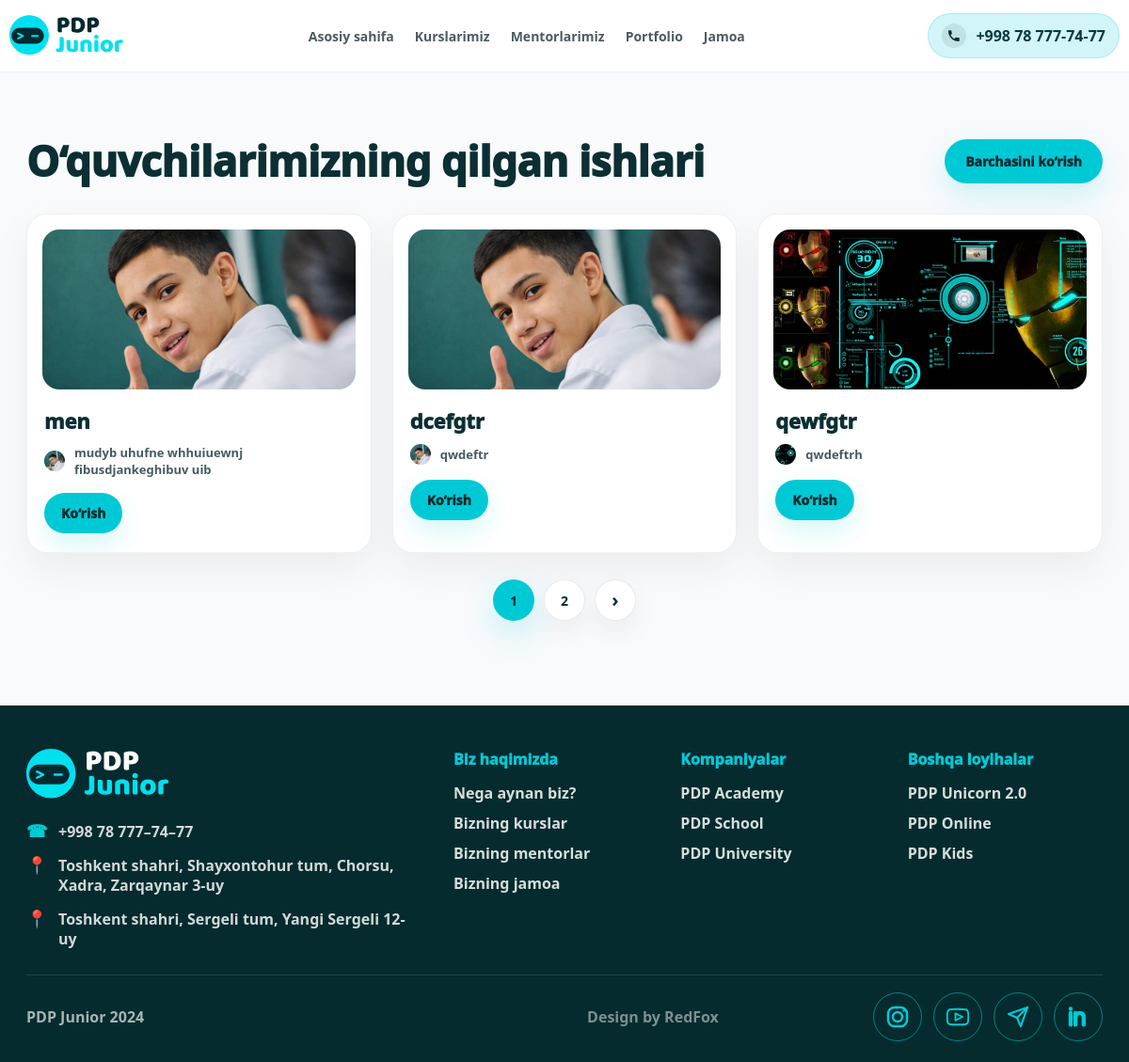
The page /portfolio/ on the database its author committed.
### app/models.py (models this page shows, shortened)
class Portfolio(models.Model):
    img = models.ImageField()
    title = models.CharField()
    author = models.CharField()
    img_author = models.ImageField()
    description = models.TextField()

### app/views.py (the view)
# urls.py: path('portfolio/', PortfolioView.as_view(), name='portfolio'),
class PortfolioView(ListView):
    template_name = 'portfolio.html'
    context_object_name = 'portfolios'
    queryset = Portfolio.objects.all()
    paginate_by = 3

### app/templates/portfolio.html (shortened to what this page needs)
{% load static %}
<!doctype html>
<html lang="uz">
<head>
    <link rel="stylesheet" href="{% static '/css/style.css' %}"/>
</head>
<body class="page-courses">
<header class="header">
    <div class="container nav">
        <a class="brand" href="index.html">
            <img
                    class="brand-logo"
                    src="{% static '/images/pdp_logo.svg' %}"
                    alt="PDP Junior"
            />
        </a>
        <nav class="menu" aria-label="Main navigation">
            <a href="{% url 'index' %}" >Asosiy sahifa</a>
            <a href="{% url 'courses' %}">Kurslarimiz</a>
            <a href="{% url 'courses' %}">Mentorlarimiz</a>
            <a href="{% url 'portfolio' %}" >Portfolio</a>
            <a href="{% url 'team' %}">Jamoa</a>
        </nav>
        <a class="phone" href="tel:+998787777777">
          <span class="phone-icon" aria-hidden="true">
            <svg viewBox="0 0 24 24" role="img" aria-hidden="true">
              <path
                      d="M6.6 10.8c1.3 2.6 3.4 4.7 6 6l2-2c.3-.3.7-.4 1.1-.3 1.2.4 2.5.6 3.8.6.6 0 1.1.5 1.1 1.1V20c0 .6-.5 1.1-1.1 1.1C10.4 21.1 2.9 13.6 2.9 4.5c0-.6.5-1.1 1.1-1.1H7c.6 0 1.1.5 1.1 1.1 0 1.3.2 2.6.6 3.8.1.4 0 .8-.3 1.1l-1.8 1.4Z"
              />
            </svg>
          </span>
            <span>+998 78 777-74-77</span>
        </a>
    </div>
</header>
<section class="works">
    <div class="container">
        <div class="works-header">
            <h2 class="works-title">O‘quvchilarimizning qilgan ishlari</h2>
            <a class="works-all" href="#">Barchasini ko‘rish</a>
        </div>
        <div class="works-grid" aria-label="Student works">
            {% for portfolio in portfolios %}
            <article class="work-card">
                <div class="work-media">
                    <img
                            class="work-image"
                            src="{{ portfolio.img.url }}"
                            alt="Memory Game"
                    />
                </div>
                <div class="work-body">
                    <h3 class="work-name">{{ portfolio.title }}</h3>
                    <div class="work-author">
                        <img
                                class="work-avatar"
                                src="{{ portfolio.img_author }}"
                                alt=""
                        />
                        <span class="work-author-name">{{ portfolio.description }}</span>
                    </div>
                    <a class="work-btn" href="#">Ko‘rish</a>
                </div>
            </article>
            {% endfor %}
        </div>
    </div>
    <nav class="pagination" aria-label="Portfolio pagination">
    {% for page in page_obj.paginator.page_range %}
        {% if page == page_obj.number %}
        <a class="pg-btn pg-btn--active" href="#">{{ page }}</a>
        {% else %}
        <a class="pg-btn" href="#">{{ page }}</a>
        {% endif %}
    {% endfor %}
    {% if page_obj.has_next %}
        <a class="pg-btn pg-btn--icon" href="?page={{ page_obj.next_page_number }}">›</a>
    {% endif %}
    </nav>
</section>
<footer class="site-footer">
    <div class="container">
        <div class="footer-top">
            <div class="footer-brand">
                <a class="footer-logo" href="index.html" aria-label="PDP Junior">
                    <img src="{% static '/images/pdp_logo2.svg' %}" alt="PDP Junior"/>
                </a>
                <div class="footer-contacts">
                    <a class="footer-contact" href="tel:+998787777477">
                        <span class="footer-ico" aria-hidden="true">☎</span>
                        <span>+998 78 777–74–77</span>
                    </a>
                    <div class="footer-contact">
                        <span class="footer-ico" aria-hidden="true">📍</span>
                        <span>
                  Toshkent shahri, Shayxontohur tum, Chorsu, Xadra, Zarqaynar
                  3-uy
                </span>
                    </div>
                    <div class="footer-contact">
                        <span class="footer-ico" aria-hidden="true">📍</span>
                        <span> Toshkent shahri, Sergeli tum, Yangi Sergeli 12-uy </span>
                    </div>
                </div>
            </div>
            <div class="footer-cols">
                <div class="footer-col">
                    <div class="footer-col-title">Biz haqimizda</div>
                    <a class="footer-link" href="#">Nega aynan biz?</a>
                    <a class="footer-link" href="courses.html">Bizning kurslar</a>
                    <a class="footer-link" href="mentors.html">Bizning mentorlar</a>
                    <a class="footer-link" href="team.html">Bizning jamoa</a>
                </div>
                <div class="footer-col">
                    <div class="footer-col-title">Kompaniyalar</div>
                    <a class="footer-link" href="#">PDP Academy</a>
                    <a class="footer-link" href="#">PDP School</a>
                    <a class="footer-link" href="#">PDP University</a>
                </div>
                <div class="footer-col">
                    <div class="footer-col-title">Boshqa loyihalar</div>
                    <a class="footer-link" href="#">PDP Unicorn 2.0</a>
                    <a class="footer-link" href="#">PDP Online</a>
                    <a class="footer-link" href="#">PDP Kids</a>
                </div>
            </div>
        </div>
        <div class="footer-bottom">
            <div class="footer-copy">PDP Junior 2024</div>
            <div class="footer-design">Design by RedFox</div>
            <div class="footer-social" aria-label="Social links">
                <a class="footer-social-btn" href="#" aria-label="Instagram">
                    <svg viewBox="0 0 24 24" aria-hidden="true">
                        <rect x="6" y="6" width="12" height="12" rx="4"></rect>
                        <path d="M16 8h.01"></path>
                        <circle cx="12" cy="12" r="3"></circle>
                    </svg>
                </a>
                <a class="footer-social-btn" href="#" aria-label="YouTube">
                    <svg viewBox="0 0 24 24" aria-hidden="true">
                        <path
                                d="M21 12s0-3.2-.4-4.6c-.2-.8-.8-1.4-1.6-1.6C17.4 5.4 12 5.4 12 5.4s-5.4 0-7 .4c-.8.2-1.4.8-1.6 1.6C3 8.8 3 12 3 12s0 3.2.4 4.6c.2.8.8 1.4 1.6 1.6 1.6.4 7 .4 7 .4s5.4 0 7-.4c.8-.2 1.4-.8 1.6-1.6.4-1.4.4-4.6.4-4.6Z"
                        ></path>
                        <path d="M10 15V9l6 3-6 3Z"></path>
                    </svg>
                </a>
                <a class="footer-social-btn" href="#" aria-label="Telegram">
                    <svg viewBox="0 0 24 24" aria-hidden="true">
                        <path d="M22 2 11 13"></path>
                        <path d="M22 2 15 22l-4-9-9-4 20-7Z"></path>
                    </svg>
                </a>
                <a class="footer-social-btn" href="#" aria-label="LinkedIn">
                    <svg viewBox="0 0 24 24" aria-hidden="true">
                        <path d="M6.5 9.5V18"></path>
                        <path d="M6.5 6.5h.01"></path>
                        <path d="M10 9.5V18"></path>
                        <path
                                d="M10 13c0-2 1.2-3.5 3.2-3.5 1.9 0 2.8 1.2 2.8 3.3V18"
                        ></path>
                    </svg>
                </a>
            </div>
        </div>
    </div>
</footer>
</body>
</html>

### app/static/css/base/variables.css (style rules this page uses)
:root { --bg: #ffffff; --text: #0b2f33; --muted: #4b6b72; --line: #eef2f7; --brand: #00c9d6; --brand2: #00a6ff; --accent: #f7b733; --soft: #f7fafc; --shadow: 0 14px 40px rgba(2, 6, 23, 0.08); }

### app/static/css/layout/container.css (style rules this page uses)
.container { max-width: 1180px; margin: 0 auto; padding: 0 18px; }

### app/static/css/layout/header.css (style rules this page uses)
.header { position: sticky; top: 0; z-index: 40; background: rgba(255, 255, 255, 0.92); backdrop-filter: blur(10px); border-bottom: 1px solid var(--line); }
.nav { display: flex; align-items: center; justify-content: space-between; gap: 18px; padding: 14px 0; }
.brand { display: inline-flex; align-items: center; gap: 10px; font-weight: 900; letter-spacing: -0.2px; }
.brand-logo { height: 44px; width: auto; display: block; }
.menu { display: flex; align-items: center; gap: 22px; color: #3a4a4f; font-weight: 600; font-size: 14px; }
.menu a { opacity: 0.9; }
.phone { display: inline-flex; align-items: center; gap: 10px; padding: 10px 14px; border-radius: 999px; background: rgba(0, 201, 214, 0.18); color: #073a40; font-weight: 900; border: 1px solid rgba(0, 201, 214, 0.2); white-space: nowrap; }
.phone-icon { width: 26px; height: 26px; border-radius: 999px; background: rgba(0, 0, 0, 0.08); display: grid; place-items: center; }
.phone-icon svg { width: 16px; height: 16px; }

### app/static/css/layout/footer.css (style rules this page uses)
.site-footer { background: #052b2e; color: rgba(255, 255, 255, 0.86); padding: 46px 0 22px; }
.footer-top { display: grid; grid-template-columns: 1.2fr 2fr; gap: 40px; align-items: start; padding-bottom: 26px; border-bottom: 1px solid rgba(255, 255, 255, 0.12); }
.footer-logo { display: inline-flex; align-items: center; gap: 10px; text-decoration: none; color: #ffffff; font-weight: 1000; }
.footer-contacts { margin-top: 18px; display: grid; gap: 14px; }
.footer-contact { display: grid; grid-template-columns: 22px 1fr; gap: 12px; align-items: start; text-decoration: none; color: rgba(255, 255, 255, 0.82); font-weight: 700; line-height: 1.35; }
.footer-ico { color: #00c9d6; font-size: 18px; line-height: 1; }
.footer-cols { display: grid; grid-template-columns: repeat(3, minmax(0, 1fr)); gap: 34px; }
.footer-col-title { font-weight: 1000; color: #00c9d6; margin-bottom: 14px; }
.footer-link { display: block; text-decoration: none; color: rgba(255, 255, 255, 0.84); font-weight: 700; margin: 10px 0; }
.footer-bottom { display: grid; grid-template-columns: 1fr 1fr auto; align-items: center; gap: 18px; padding-top: 18px; }
.footer-copy { opacity: 0.75; font-weight: 700; }
.footer-design { text-align: center; opacity: 0.55; font-weight: 700; }
.footer-social { display: flex; gap: 12px; justify-content: flex-end; }
.footer-social-btn { width: 52px; height: 52px; border-radius: 999px; border: 1px solid rgba(0, 201, 214, 0.55); display: grid; place-items: center; text-decoration: none; color: #00c9d6; transition: all 0.25s ease; }
.footer-social-btn svg { width: 24px; height: 24px; display: block; fill: none; stroke: currentColor; stroke-width: 2.2; stroke-linecap: round; stroke-linejoin: round; }
.footer-social-btn:nth-child(1) svg { width: 40px; height: 40px; stroke-width: 1.5; }
.footer-social-btn:nth-child(2) svg { width: 30px; height: 30px; stroke-width: 1.5; }
.footer-social-btn:nth-child(4) svg { width: 50px; height: 35px; stroke-width: 3.0; }

### app/static/css/component/buttons.css (style rules this page uses)
.works-all { display: inline-flex; align-items: center; justify-content: center; background: #00c9d6; color: #052b2e; text-decoration: none; padding: 14px 22px; border-radius: 999px; font-size: 14px; font-weight: 1000; box-shadow: 0 12px 30px rgba(0, 201, 214, 0.18); transition: all 0.3s ease; white-space: nowrap; }
.work-btn { margin-top: 16px; display: inline-flex; align-items: center; justify-content: center; background: #00c9d6; color: #052b2e; text-decoration: none; padding: 12px 18px; border-radius: 999px; font-size: 14px; font-weight: 1000; box-shadow: 0 12px 30px rgba(0, 201, 214, 0.16); transition: all 0.3s ease; }

### rows shown on the page
Portfolio: img (picture), title "men", img_author (picture), description "mudyb uhufne whhuiuewnj fibusdjankeghibuv uib"
Portfolio: img (picture), title "dcefgtr", img_author (picture), description "qwdeftr"
Portfolio: img (picture), title "qewfgtr", img_author (picture), description "qwdeftrh"

### other values the page prints
{{ page }} "1"
{{ page }} "2"
